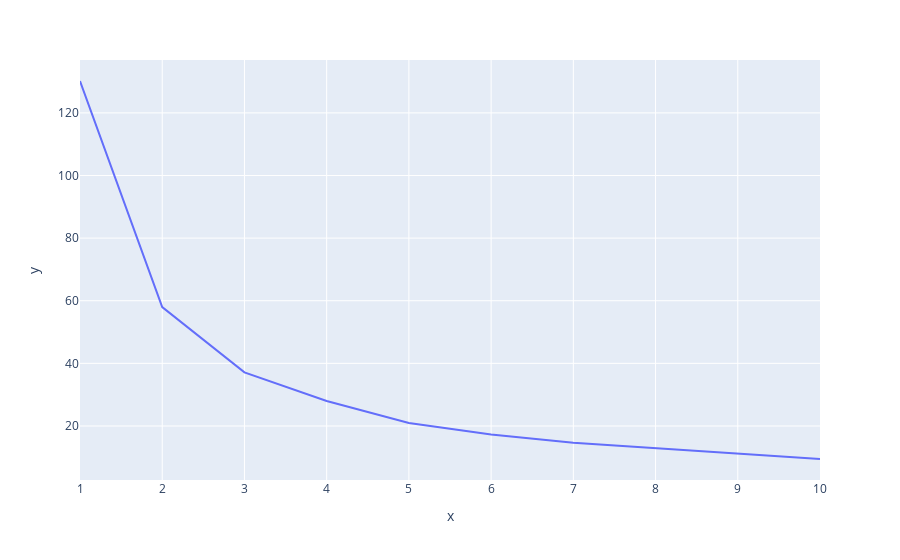

Notebook code cell kept with this figure:
### Code cell
grafico_cotovelo_petala = px.line(x= range(1,11), y=wcss_sepala)
grafico_cotovelo_petala.show()

### Figure 1 — Plotly figure (JSON) as saved in the notebook; plotly's stock layout.template omitted (floating-point values rounded to 4 significant figures)
{"data": [{"hovertemplate": "x=%{x}<br>y=%{y}<extra></extra>", "legendgroup": "", "line": {"color": "#636efa", "dash": "solid"}, "marker": {"symbol": "circle"}, "mode": "lines", "name": "", "orientation": "v", "showlegend": false, "type": "scatter", "x": [1, 2, 3, 4, 5, 6, 7, 8, 9, 10], "xaxis": "x", "y": [130.2, 57.98, 37.12, 27.98, 20.97, 17.24, 14.63, 12.91, 11.18, 9.449], "yaxis": "y"}], "layout": {"legend": {"tracegroupgap": 0}, "margin": {"t": 60}, "xaxis": {"anchor": "y", "domain": [0, 1], "title": {"text": "x"}}, "yaxis": {"anchor": "x", "domain": [0, 1], "title": {"text": "y"}}}}
